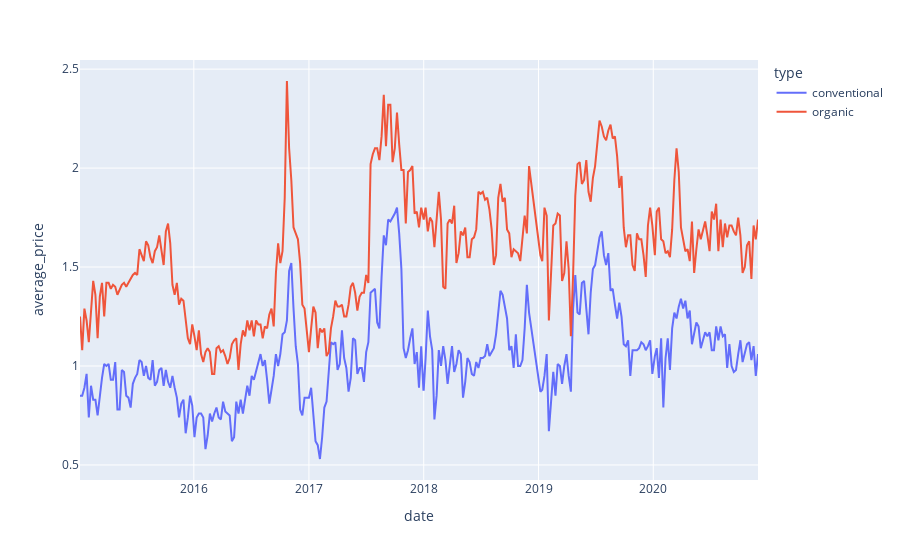

Notebook cell for this chart:
### Code cell
msk = df['geography'] == 'Los Angeles'
px.line(df[msk], x='date', y='average_price', color='type')

### Figure 1 — Plotly figure (JSON) as saved in the notebook; plotly's stock layout.template omitted (floating-point values rounded to 4 significant figures; data arrays with more than 128 entries replaced by an {"elided": "..."} marker saying what was removed)
{"data": [{"hovertemplate": "type=conventional<br>date=%{x}<br>average_price=%{y}<extra></extra>", "legendgroup": "conventional", "line": {"color": "#636efa", "dash": "solid"}, "marker": {"symbol": "circle"}, "mode": "lines", "name": "conventional", "orientation": "v", "showlegend": true, "type": "scatter", "x": {"elided": "306 str values"}, "xaxis": "x", "y": {"elided": "306 float values"}, "yaxis": "y"}, {"hovertemplate": "type=organic<br>date=%{x}<br>average_price=%{y}<extra></extra>", "legendgroup": "organic", "line": {"color": "#EF553B", "dash": "solid"}, "marker": {"symbol": "circle"}, "mode": "lines", "name": "organic", "orientation": "v", "showlegend": true, "type": "scatter", "x": {"elided": "306 str values"}, "xaxis": "x", "y": {"elided": "306 float values"}, "yaxis": "y"}], "layout": {"legend": {"title": {"text": "type"}, "tracegroupgap": 0}, "margin": {"t": 60}, "xaxis": {"anchor": "y", "domain": [0, 1], "title": {"text": "date"}}, "yaxis": {"anchor": "x", "domain": [0, 1], "title": {"text": "average_price"}}}}
